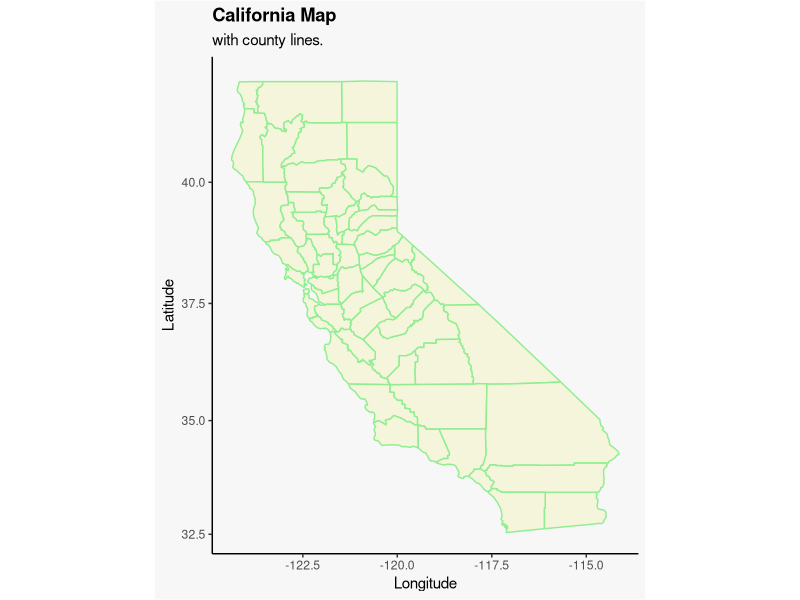
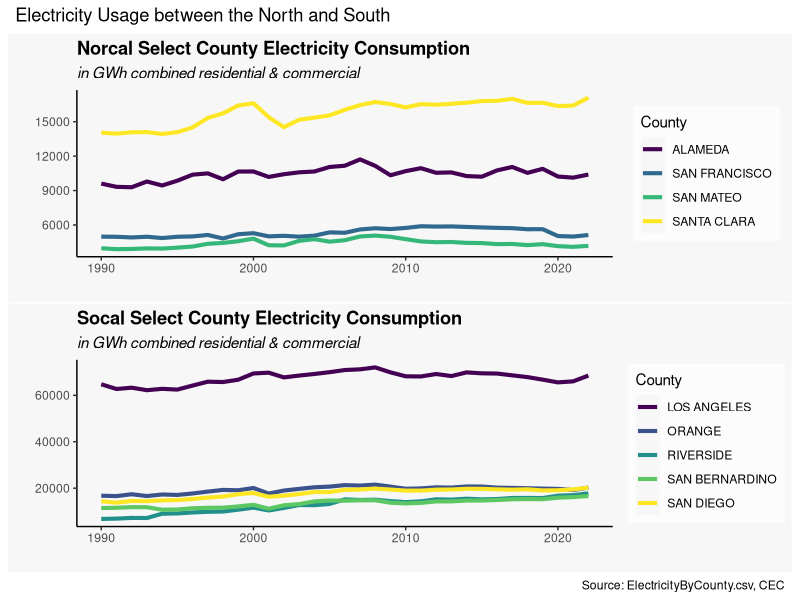
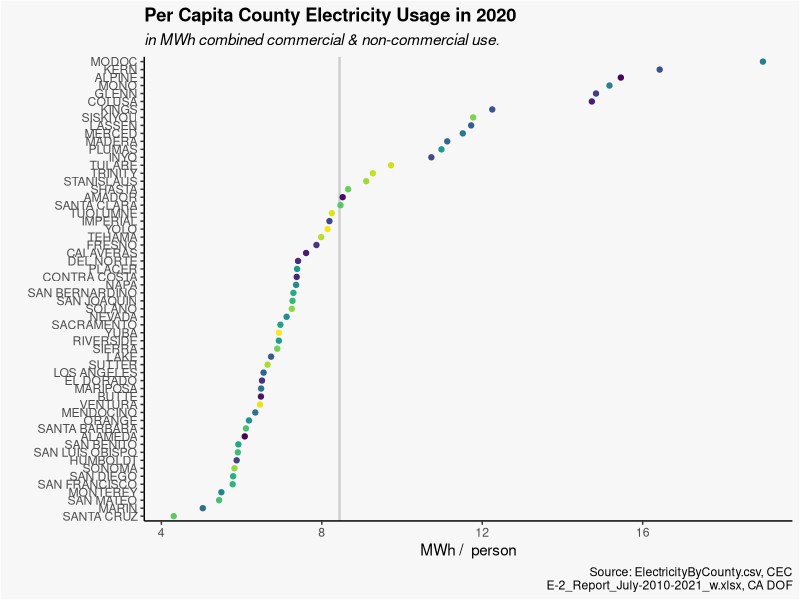

The R script that drew these images, in order:
## ---- chunk 1
library(tidyverse)
library(patchwork)
library(maps)
library(mapproj)

CA_electricity_county <- read_csv("ElectricityByCounty.csv")
CA_2020_pop <- read_csv("CA_county_pop_2020.csv")

CA_electricity_county_pivot <- CA_electricity_county |>
  mutate("Total Usage" = NULL) |>
  pivot_longer(
    cols = c("1990":"2022"),
    names_to = "year",
    values_to = "GWh"
  ) |>
  transform(year = as.numeric(year))

number_of_counties = length(unique(CA_electricity_county_pivot$County))
## ---- chunk 2
if (require("maps")) {
  ca_county <- map_data("county", "california")
  ca_map <- ggplot(ca_county, aes(x = long, y = lat, group = group)) +
    geom_polygon(fill = "beige", colour = "lightgreen")
  
  ca_map + coord_map() +
    labs(title = "California Map",
         subtitle = "with county lines.",
         x = "Longitude",
         y = "Latitude") +
    theme_classic() +
    theme(plot.title = element_text(face = "bold")) +
    theme(panel.background = element_rect(fill = "grey97")) +
    theme(plot.background = element_rect("grey97")) +
    theme(legend.background = element_rect("grey99"))
}
## ---- chunk 3
county_filter_norcal <-
  c("SAN FRANCISCO",
    "SANTA CLARA",
    "ALAMEDA",
    "SAN MATEO")
p1 <- CA_electricity_county_pivot |>
  filter(Sector == "Total") |>
  filter(County %in% county_filter_norcal) |>
  ggplot(aes(year, GWh, color = County)) +
  geom_line(linewidth = 1.4) +
  labs(
    title = "Norcal Select County Electricity Consumption",
    subtitle = "in GWh combined residential & commercial",
    x = "",
    y = ""
  ) +
  scale_color_viridis_d() +
  theme_classic() +
  theme(plot.title = element_text(face = "bold")) +
  theme(plot.subtitle = element_text(face = "italic")) +
  theme(panel.background = element_rect(fill = "grey97")) +
  theme(plot.background = element_rect("grey97")) +
  theme(legend.background = element_rect("grey99"))

county_filter_socal <-
  c("LOS ANGELES",
    "SAN BERNARDINO",
    "ORANGE",
    "SAN DIEGO",
    "RIVERSIDE")
p2 <- CA_electricity_county_pivot |>
  filter(Sector == "Total") |>
  filter(County %in% county_filter_socal) |>
  ggplot(aes(year, GWh, color = County)) +
  geom_line(linewidth = 1.4) +
  labs(
    title = "Socal Select County Electricity Consumption",
    subtitle = "in GWh combined residential & commercial",
    x = "",
    y = ""
  ) +
  scale_color_viridis_d() +
  theme_classic() +
  theme(plot.title = element_text(face = "bold")) +
  theme(plot.subtitle = element_text(face = "italic")) +
  theme(panel.background = element_rect(fill = "grey97")) +
  theme(plot.background = element_rect("grey97")) +
  theme(legend.background = element_rect("grey99"))

wrap_plots(p1 / p2) +
  plot_annotation(title = "Electricity Usage between the North and South",
                  caption = "Source: ElectricityByCounty.csv, CEC") +
  theme(plot.title = element_text(face = "bold")) +
  plot_layout()

## ---- chunk 4
CA_2020_pop_cleaned <- CA_2020_pop |>
  mutate(County = str_to_upper(County))

CA_electricity_county_pivot_pop <- CA_electricity_county_pivot |>
  filter(year == 2020) |>
  filter(Sector == "Total") |>
  full_join(CA_2020_pop_cleaned, by = "County") |>
  mutate(per_capita_use_MWh = (GWh / Population) * 1000) |>
  arrange(desc(per_capita_use_MWh))


ggplot(CA_electricity_county_pivot_pop,
       aes(
         per_capita_use_MWh,
         reorder(County, per_capita_use_MWh),
         color = County
       )) +
  geom_vline(aes(xintercept = mean(per_capita_use_MWh)), 
             color = "grey80",
             linewidth = 0.8
             ) +
  geom_point() +
  labs(
    title = "Per Capita County Electricity Usage in 2020",
    subtitle = "in MWh combined commercial & non-commercial use.",
    x = "MWh /  person",
    y = "",
    caption = "Source: ElectricityByCounty.csv, CEC
                E-2_Report_July-2010-2021_w.xlsx, CA DOF",
  ) +
  scale_color_viridis_d() +
  theme_classic() +
  theme(legend.position = "none") +
  theme(plot.title = element_text(face = "bold")) +
  theme(plot.subtitle = element_text(face = "italic")) +
  theme(panel.background = element_rect(fill = "grey97")) +
  theme(plot.background = element_rect("grey97")) +
  theme(legend.background = element_rect("grey99"))
